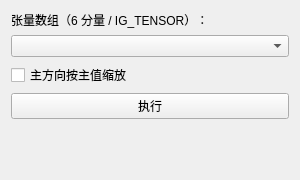
<?xml version="1.0" encoding="UTF-8"?>
<ui version="4.0">
 <class>TensorPrincipalInvariants</class>
 <widget class="QWidget" name="TensorPrincipalInvariants">
  <property name="geometry">
   <rect>
    <x>0</x>
    <y>0</y>
    <width>300</width>
    <height>180</height>
   </rect>
  </property>
  <property name="windowTitle">
   <string>Form</string>
  </property>
  <layout class="QVBoxLayout" name="verticalLayout">
   <item>
    <widget class="QLabel" name="lblArray">
     <property name="text">
      <string>张量数组（6 分量 / IG_TENSOR）：</string>
     </property>
    </widget>
   </item>
   <item>
    <widget class="QComboBox" name="cbTensorArray"/>
   </item>
   <item>
    <widget class="QCheckBox" name="cbScaleVectors">
     <property name="text">
      <string>主方向按主值缩放</string>
     </property>
     <property name="checked">
      <bool>false</bool>
     </property>
    </widget>
   </item>
   <item>
    <widget class="QPushButton" name="btnExecute">
     <property name="text">
      <string>执行</string>
     </property>
    </widget>
   </item>
   <item>
    <widget class="QLabel" name="lblInfo">
     <property name="text">
      <string/>
     </property>
     <property name="wordWrap">
      <bool>true</bool>
     </property>
    </widget>
   </item>
   <item>
    <spacer name="verticalSpacer">
     <property name="orientation">
      <enum>Qt::Vertical</enum>
     </property>
     <property name="sizeHint" stdset="0">
      <size>
       <width>20</width>
       <height>40</height>
      </size>
     </property>
    </spacer>
   </item>
  </layout>
 </widget>
 <resources/>
 <connections/>
</ui>
